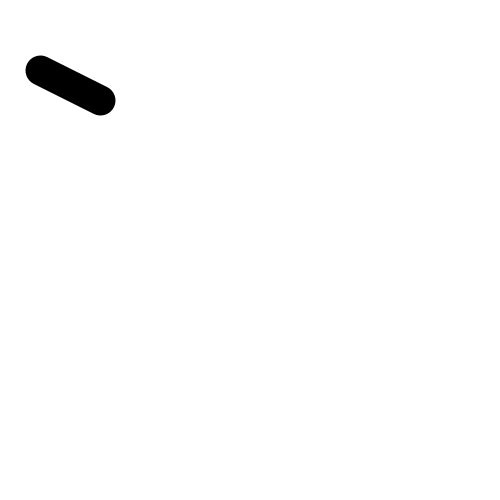
Frame 1 (no input)
Frame 60 (the mouse pressed at the canvas centre just before this capture): identical to frame 1, image omitted
Frame 120 (the mouse held since frame 60 and released just before this capture): identical to frame 1, image omitted

The Processing sketch that drew this single still picture (run headless with seeded random() and noise(); from frame 60 on, the mouse is pressed at the canvas centre):

// Processing sketch: sample5
// ── sample5.pde
void setup(){
  background(255);
  size(500, 500); 
  fill(244,164,96);
  strokeWeight(30);
  line(100, 100 , 40, 70);
}
void draw(){
}
